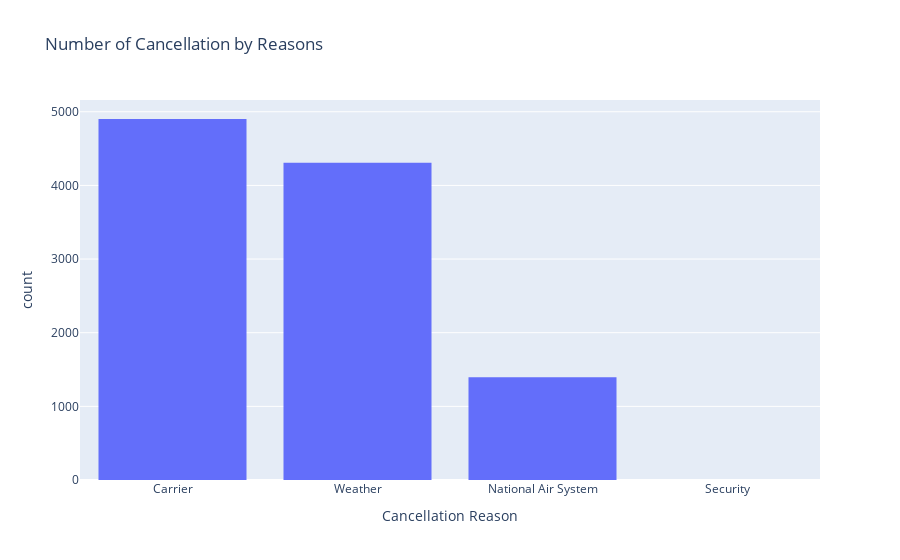

Write notebook code for a chart like this one.
### Markdown cell above
### Histogram for Overall cancellations by cancellation reason

### Code cell
#Using CANCELLED==1 to filter the dataframe for only cancelled rows.
fig = px.histogram(flight_data_df[flight_data_df.CANCELLED==1], x="CANCELLATION_REASON",
                   title="Number of Cancellation by Reasons",
                   labels=dict(CANCELLATION_REASON="Cancellation Reason"))
fig.show()

### Figure 1 — Plotly figure (JSON) as saved in the notebook; plotly's stock layout.template omitted (floating-point values rounded to 4 significant figures; data arrays with more than 128 entries replaced by an {"elided": "..."} marker saying what was removed)
{"data": [{"alignmentgroup": "True", "bingroup": "x", "hovertemplate": "Cancellation Reason=%{x}<br>count=%{y}<extra></extra>", "legendgroup": "", "marker": {"color": "#636efa", "pattern": {"shape": ""}}, "name": "", "offsetgroup": "", "orientation": "v", "showlegend": false, "type": "histogram", "x": {"elided": "10604 str values"}, "xaxis": "x", "yaxis": "y"}], "layout": {"barmode": "relative", "legend": {"tracegroupgap": 0}, "title": {"text": "Number of Cancellation by Reasons"}, "xaxis": {"anchor": "y", "domain": [0, 1], "title": {"text": "Cancellation Reason"}}, "yaxis": {"anchor": "x", "domain": [0, 1], "title": {"text": "count"}}}}
